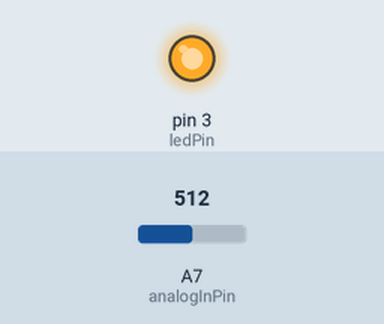
The sketch below on a simulated Arduino Nano, built with avr-gcc and run on an emulated ATmega328P. Shown: output pins drawn as LEDs (lit = HIGH). The test bench sets the inputs (shaded band); at power-on: A7 (analogInPin) = 512. What the sketch prints to the serial monitor is not drawn.

Above: at 1.2 s.
1.3 s: A7 (analogInPin) set to 984
2.8 s: A7 (analogInPin) set to 1009
5.0 s: A7 (analogInPin) set to 900
Timing chart, 0 to 8.0 s (numbered marks = the images above; inputs shaded):
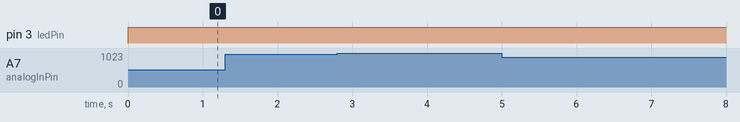

The sketch:

LdrSensorLight.ino
```cpp
const int analogInPin = A7;
const int ledPin = 3;
const int dayTreshold = 1000;
const int transitionDelay = 5 * 1000;

int sensorValue = 0;

bool nightMode = false;
bool initMode = false;

unsigned long transitionStart = 0;

void DebugPrint(String message, String value1 = "", String value2 = "", String value3 = "");

void setup()
{
  Serial.begin(9600);

  pinMode(ledPin, OUTPUT);
  initMode = true;
}

void loop()
{
  sensorValue = analogRead(analogInPin);

  if (initMode)
  {
    DebugPrint("In init mode");
    SetLight(sensorValue < dayTreshold);
    initMode = false;
    return;
  }

  int nightDetected = sensorValue < dayTreshold;

  if (nightMode == nightDetected)
  {
    transitionStart = 0;
    DebugPrint("transitionStart reset");
  }
  else
  {
    if (transitionStart <= 0)
    {
      transitionStart = millis();
      DebugPrint("transitionStart set to: ", String(transitionStart));
    }
    else
    {
      DebugPrint("expired: ", String(millis() - transitionStart));
      if ((millis() - transitionStart) > transitionDelay)
      {
        SetLight(!nightMode);
      }
    }
  }

  delay(500);
}


void DebugPrint(String message, String value1 = "", String value2 = "", String value3 = "")
{
    Serial.print(message);
    Serial.print(value1);
    Serial.print(value2);
    Serial.println(value3);
}

void SetLight(bool enable)
{
    digitalWrite(ledPin, enable);
    transitionStart = 0;
    nightMode = enable;

    DebugPrint("Light switched to: ", String(enable));
}
```

Measured:
- after the input at 1.3 s, every drawn part: stays the same
- after the input at 2.8 s, every drawn part: stays the same
- after the input at 5.0 s, pin 3 (ledPin): stays HIGH (without the input it goes to LOW after 3.0 s)
